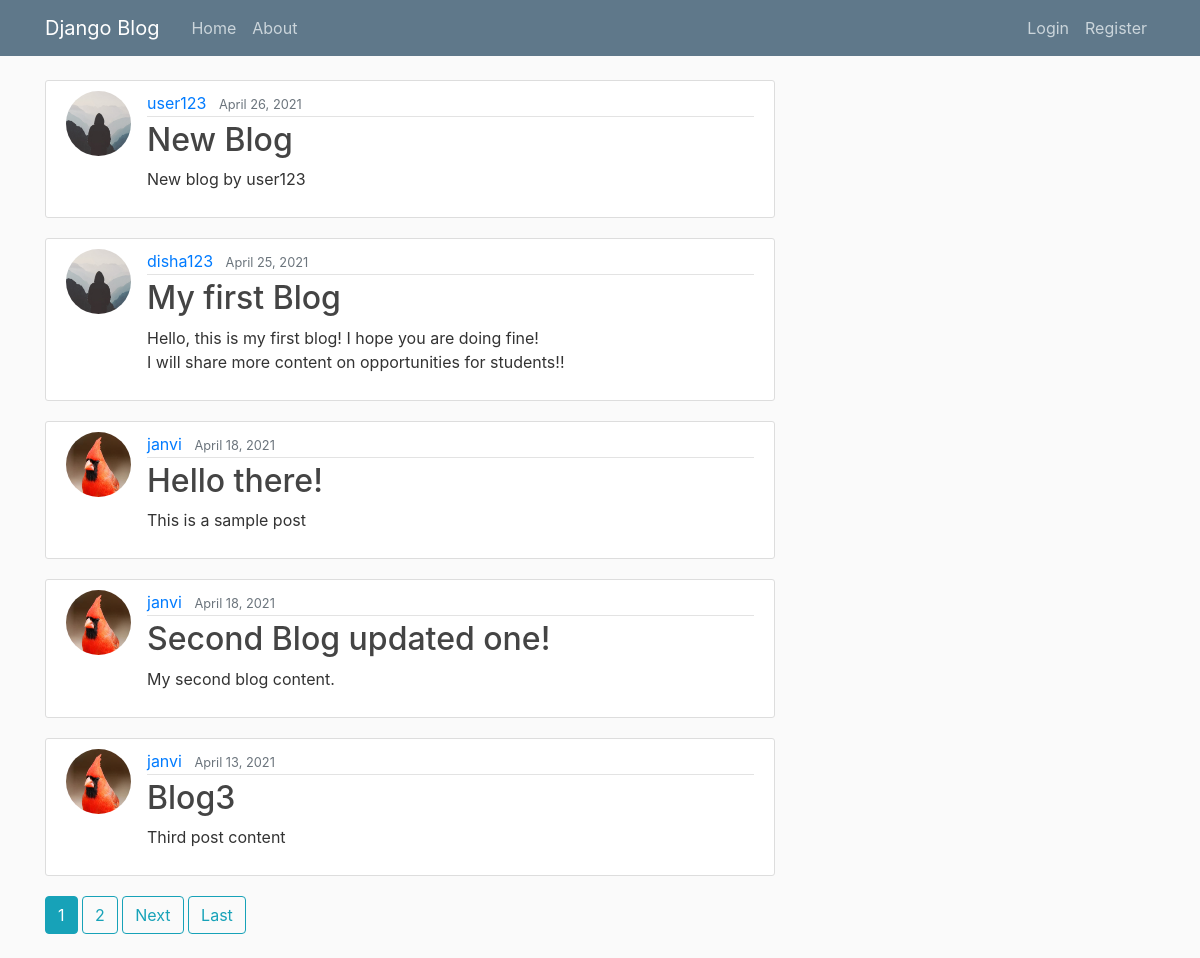
The page / on the database its author committed.
### blog/models.py (models this page shows, shortened)
class Post(models.Model):
    title = models.CharField(max_length=100)
    content = models.TextField()
    date_posted = models.DateTimeField(default=timezone.now)
    author = models.ForeignKey(User, on_delete=models.CASCADE)

### users/models.py (models this page shows, shortened)
class Profile(models.Model):
    user = models.OneToOneField(User, on_delete=models.CASCADE)
    image = models.ImageField(default='default.jpg', upload_to='profile_pics')

### blog/views.py (the view)
# urls.py: path('', PostListView.as_view(), name='blog-home'),
class PostListView(ListView):
    model = Post
    template_name = 'blog/home.html'  # <app>/<model>_<viewtype>.html
    context_object_name = 'posts'
    ordering = ['-date_posted']
    paginate_by = 5

### blog/templates/blog/home.html (shortened to what this page needs)
{% extends "blog/base.html" %}
{% block content %}
    {% for post in posts %}
        <article class="media content-section">
          <img class="rounded-circle article-img" src="{{ post.author.profile.image.url }}">
          <div class="media-body">
            <div class="article-metadata">
              <a class="mr-2" href="{% url 'user-posts' post.author.username %}">{{ post.author }}</a>
              <small class="text-muted">{{ post.date_posted|date:"F d, Y" }}</small>
            </div>
            <h2><a class="article-title" href="{% url 'post-detail' post.id %}">{{ post.title }}</a></h2>
            <p class="article-content">{{ post.content }}</p>
          </div>
        </article>
    {% endfor %}
    {% if is_paginated %}
      {% for num in page_obj.paginator.page_range %}
        {% if page_obj.number == num %}
          <a class="btn btn-info mb-4" href="?page={{ num }}">{{ num }}</a>
        {% elif num > page_obj.number|add:'-3' and num < page_obj.number|add:'3' %}
          <a class="btn btn-outline-info mb-4" href="?page={{ num }}">{{ num }}</a>
        {% endif %}
      {% endfor %}
      {% if page_obj.has_next %}
        <a class="btn btn-outline-info mb-4" href="?page={{ page_obj.next_page_number }}">Next</a>
        <a class="btn btn-outline-info mb-4" href="?page={{ page_obj.paginator.num_pages }}">Last</a>
      {% endif %}
    {% endif %}
{% endblock content %}

### blog/templates/blog/base.html (shortened to what this page needs)
{% load static %}
<!DOCTYPE html>
<html>
<head>
    <link rel="stylesheet" href="https://maxcdn.bootstrapcdn.com/bootstrap/4.0.0/css/bootstrap.min.css">
    <link rel="stylesheet" type="text/css" href="{% static 'blog/main.css' %}">
</head>
<body>
    <header class="site-header">
      <nav class="navbar navbar-expand-md navbar-dark bg-steel fixed-top">
        <div class="container">
          <a class="navbar-brand mr-4" href="{% url 'blog-home' %}">Django Blog</a>
          <div class="collapse navbar-collapse" id="navbarToggle">
            <div class="navbar-nav mr-auto">
              <a class="nav-item nav-link" href="{% url 'blog-home' %}">Home</a>
              <a class="nav-item nav-link" href="{% url 'blog-about' %}">About</a>
            </div>
            <div class="navbar-nav">
              {% if user.is_authenticated %}
                <a class="nav-item nav-link" href="{% url 'post-create' %}">New Post</a>
                <a class="nav-item nav-link" href="{% url 'profile' %}">Profile</a>
                <a class="nav-item nav-link" href="{% url 'logout' %}">Logout</a>
              {% else %}
                <a class="nav-item nav-link" href="{% url 'login' %}">Login</a>
                <a class="nav-item nav-link" href="{% url 'register' %}">Register</a>
              {% endif %}
            </div>
          </div>
        </div>
      </nav>
    </header>
    <main role="main" class="container">
      <div class="row">
        <div class="col-md-8">
          {% block content %}{% endblock %}
        </div>
    </main>
</body>
</html>

### blog/static/blog/main.css (style rules this page uses)
body { background: #fafafa; color: #333333; margin-top: 5rem; }
h1, h2, h3, h4, h5, h6 { color: #444444; }
.bg-steel { background-color: #5f788a; }
.site-header .navbar-nav .nav-link { color: #cbd5db; }
.content-section { background: #ffffff; padding: 10px 20px; border: 1px solid #dddddd; border-radius: 3px; margin-bottom: 20px; }
.article-title { color: #444444; }
.article-content { white-space: pre-line; }
.article-img { height: 65px; width: 65px; margin-right: 16px; }
.article-metadata { padding-bottom: 1px; margin-bottom: 4px; border-bottom: 1px solid #e3e3e3 }

### rows shown on the page
Post: author.profile.image (placeholder picture), author "user123", date_posted "April 26, 2021", title "New Blog", content "New blog by user123"
Post: author.profile.image (placeholder picture), author "disha123", date_posted "April 25, 2021", title "My first Blog", content "Hello, this is my first blog! I hope you are doing fine! I will share more content on opportunities for students!!"
Post: author.profile.image (picture), author "janvi", date_posted "April 18, 2021", title "Hello there!", content "This is a sample post"
Post: author.profile.image (picture), author "janvi", date_posted "April 18, 2021", title "Second Blog updated one!", content "My second blog content."
Post: author.profile.image (picture), author "janvi", date_posted "April 13, 2021", title "Blog3", content "Third post content"

### other values the page prints
{{ num }} "1"
{{ num }} "2"
